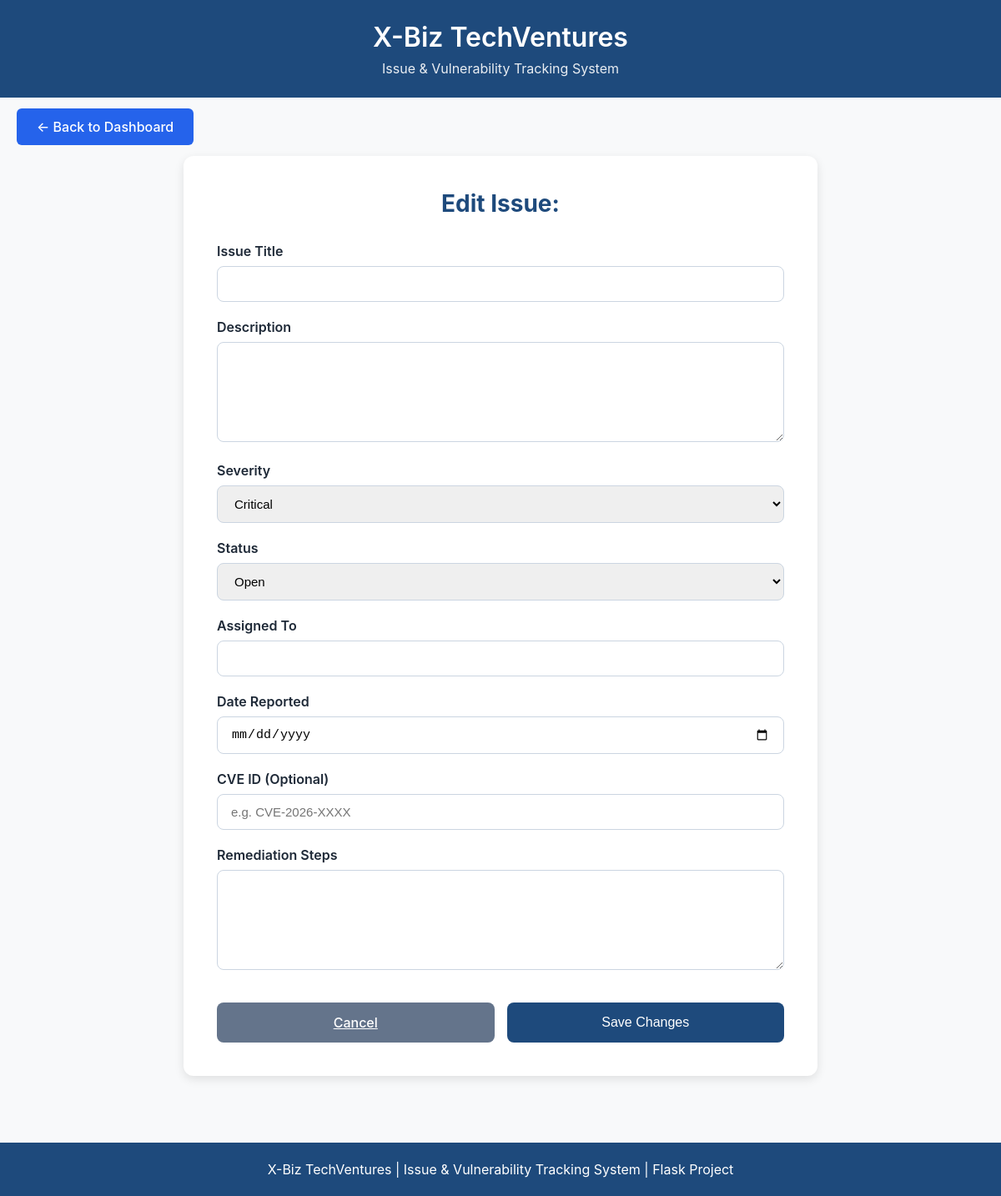
Before: /edit_issue/15 with the older database file.
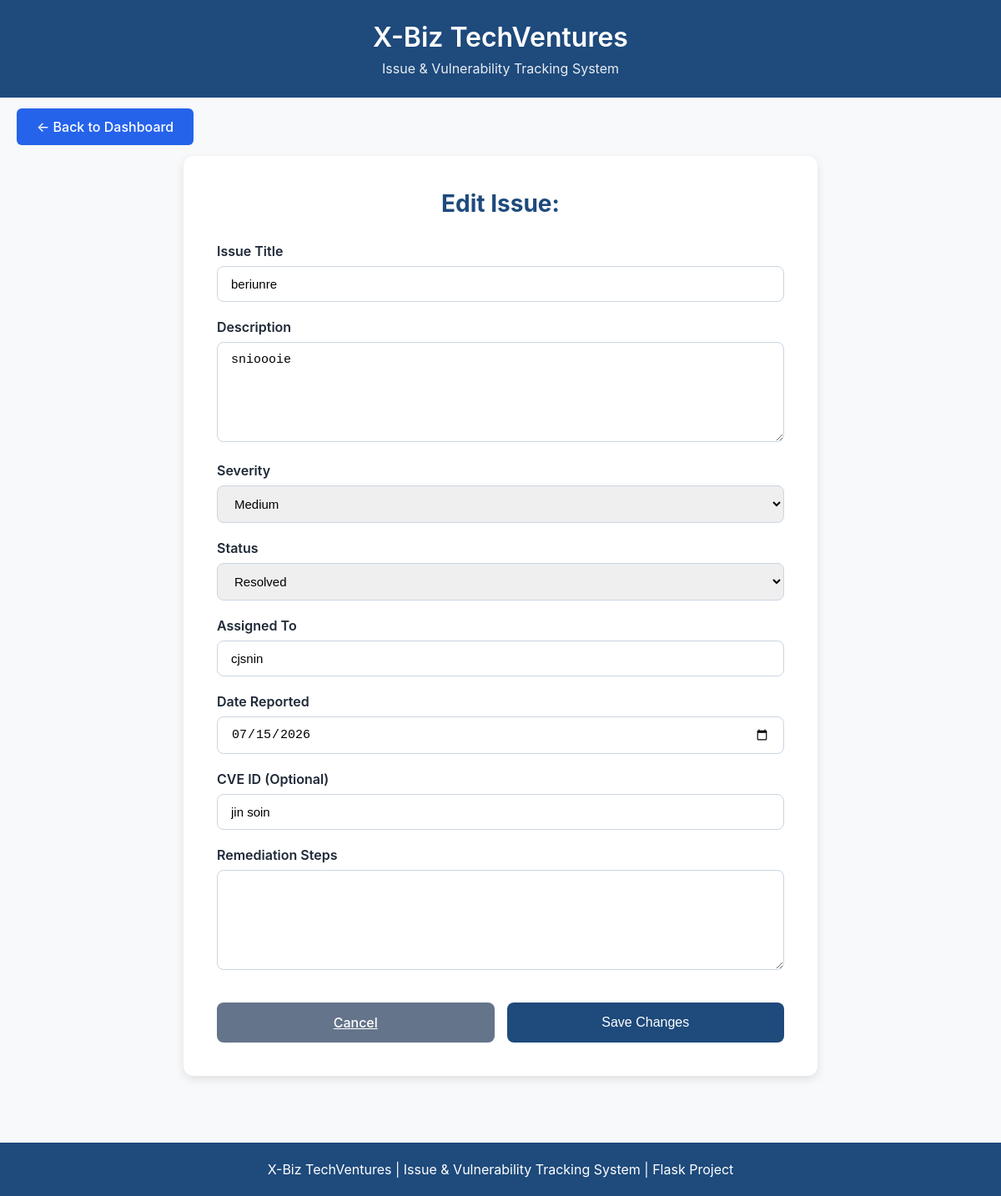
After: the same page with the newer database file.
### tables this page shows
CREATE TABLE issues(
            id INTEGER PRIMARY KEY AUTOINCREMENT,
            title TEXT NOT NULL,
            description TEXT NOT NULL,
            severity TEXT NOT NULL,
            status TEXT NOT NULL,
            assigned_to TEXT,
            date_reported DATE,
            cve TEXT,
            remediation TEXT,
            created_at TIMESTAMP DEFAULT CURRENT_TIMESTAMP,
            last_updated TIMESTAMP DEFAULT CURRENT_TIMESTAMP
        );

### app.py (the view, shortened to what this page needs)
@app.route("/edit_issue/<int:id>", methods=["GET", "POST"])
def edit_issue(id):
    connection = sqlite3.connect("issues.db")
    connection.row_factory = sqlite3.Row
    cursor = connection.cursor()
    cursor.execute("SELECT * FROM issues WHERE id=?", (id,))
    issue = cursor.fetchone()
    connection.close()
    return render_template("edit_issues.html", issue=issue)

### templates/edit_issues.html (shortened to what this page needs)
<!DOCTYPE html>
<html lang="en">
<head>
</head>
<body>
<header>
    <div class="header-content">
        <h1>X-Biz TechVentures</h1>
        <p class="subtitle">Issue &amp; Vulnerability Tracking System</p>
    </div>
</header>
<div class="nav">
    <a href="/" class="btn" style="padding:12px 24px; background:#2563eb; color:white; text-decoration:none; border-radius:6px;">
        ← Back to Dashboard
    </a>
</div>
<div class="container">
    <div class="card">
        <h2>Edit Issue:</h2>
        <form action="/edit_issue/{{ issue.id }}" method="POST">
            <div class="form-group">
                <label>Issue Title</label>
                <input type="text" name="title" value="{{ issue.title }}" required>
            </div>
            <div class="form-group">
                <label>Description</label>
                <textarea name="description" required>{{ issue.description }}</textarea>
            </div>
            <div class="form-group">
                <label>Severity</label>
                <select name="severity" required>
                    <option value="Critical" {% if issue.severity == "Critical" %}selected{% endif %}>Critical</option>
                    <option value="Medium" {% if issue.severity == "Medium" %}selected{% endif %}>Medium</option>
                </select>
            </div>
            <div class="form-group">
                <label>Status</label>
                <select name="status" required>
                    <option value="Open" {% if issue.status == "Open" %}selected{% endif %}>Open</option>
                    <option value="Resolved" {% if issue.status == "Resolved" %}selected{% endif %}>Resolved</option>
                </select>
            </div>
            <div class="form-group">
                <label>Assigned To</label>
                <input type="text" name="assigned_to" value="{{ issue.assigned_to or '' }}">
            </div>
            <div class="form-group">
                <label>Date Reported</label>
                <input type="date" name="date_reported" value="{{ issue.date_reported }}">
            </div>
            <div class="form-group">
                <label>CVE ID (Optional)</label>
                <input type="text" name="cve" value="{{ issue.cve or '' }}" placeholder="e.g. CVE-2026-XXXX">
            </div>
            <div class="form-group">
                <label>Remediation Steps</label>
                <textarea name="remediation">{{ issue.remediation or '' }}</textarea>
            </div>
            <div class="buttons">
                <a href="/issues" class="btn cancel">Cancel</a>
                <button type="submit" class="btn save">Save Changes</button>
            </div>
        </form>
    </div>
</div>
<footer class="footer">
    X-Biz TechVentures | Issue &amp; Vulnerability Tracking System | Flask Project
</footer>
</body>
</html>

Changed rows visible on the page:
added issues: title "beriunre", description "snioooie", severity "Medium", status "Resolved", assigned_to "cjsnin", date_reported "07/15/2026", cve "jin soin"
Other visible differences:
form field severity: "Critical" → (not shown)
form field status: "Open" → (not shown)
